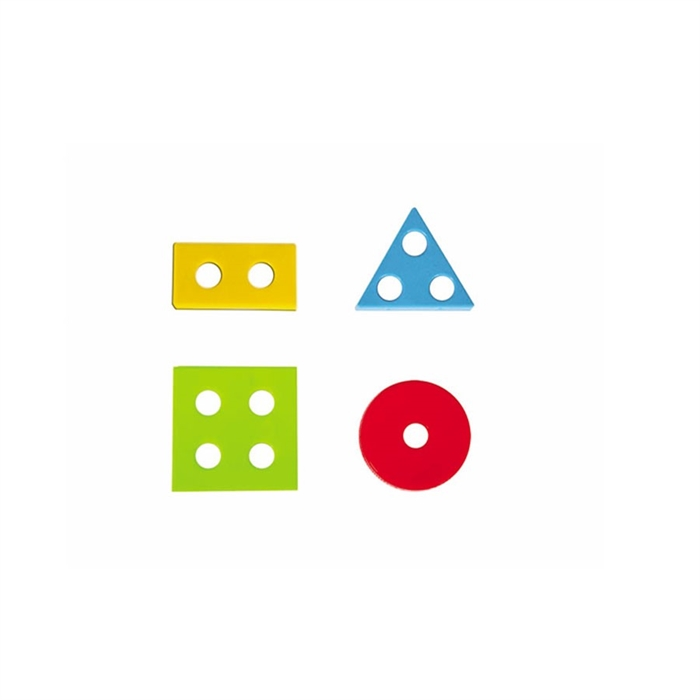
#> input picture resim2.jpg, 700 x 700 px
$ python Opencv_Sekil_Tespit_.py   (older library calls are emulated)
#> lines starting #> are read from the running program, lines starting #| are printed output that depends on the picture; after the words box and inside, x2 and y2 are one past the last pixel; in counts of white or black regions, pixels touching at a corner belong together; long printed decimals are rounded
# -*- coding: utf-8 -*-
"""
Created on Sat Jan 11 00:42:59 2020

@author: Emin
"""

import cv2
import numpy as np

font = cv2.FONT_HERSHEY_COMPLEX


resim     = cv2.imread('resim2.jpg')
#> resim is the input picture: shape (700, 700, 3); mean B, G, R 239.6, 246.7, 249
resimGrey = cv2.cvtColor(resim, cv2.COLOR_BGR2GRAY)
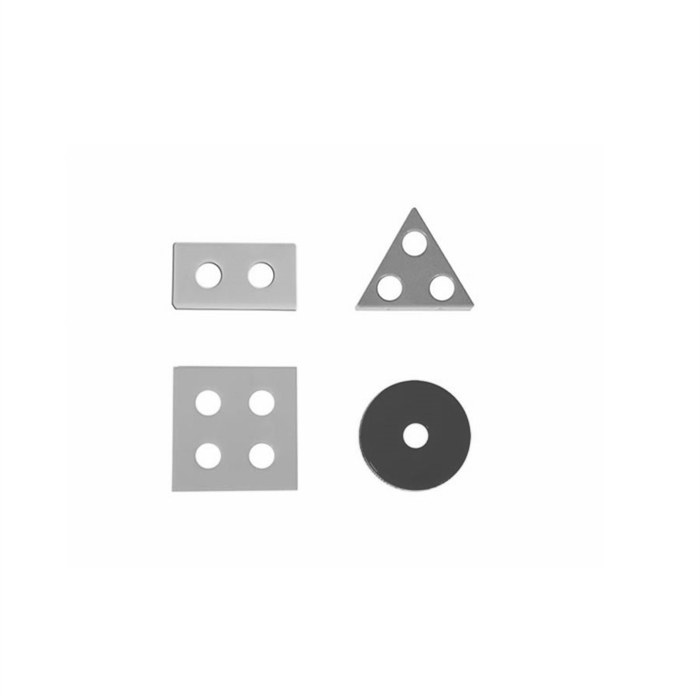
#> resimGrey: shape (700, 700); min 56, max 255, mean 246.6
_, thrash = cv2.threshold(resimGrey, 240, 255, cv2.THRESH_BINARY) # Eşik değer ayarı
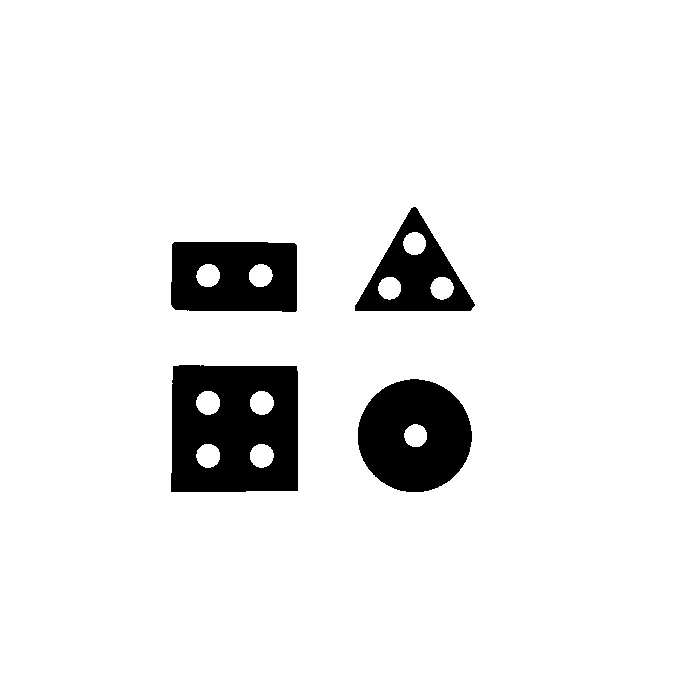
#> thrash: shape (700, 700); 92.5% white; 4 black regions
_, contours, _  = cv2.findContours(thrash, cv2.RETR_TREE, cv2.CHAIN_APPROX_NONE) #Şekillerin sınırları bulundu
#> contours = 15 contours; largest, box (x1, y1, x2, y2) and area: (0, 0, 700, 700) 488601, (170, 364, 299, 493) 16097, (357, 378, 473, 493) 10236, (170, 241, 298, 313) 8794, (354, 206, 476, 312) 6908


#cv2.imshow("resim1", thrash)
cv2.imshow("resim", resim)
for contour in contours:

    approx = cv2.approxPolyDP(contour,0.03* cv2.arcLength(contour, True), True) #Gürültüyü kaldırmak için hatları yaklaştırıyoruz.
    """0.03 değerini deneyerek buluyoruz şekilden şekle değişebilir."""
    cv2.drawContours(resim, [approx], 0, (0, 0, 0), 5) # Ana resim üzerindeki tespit edilen şekiller çizildi
    x = approx.ravel()[0]  # Şekillerin üzerine yazacağımız isimler için koordinat belirliyoruz.
    y = approx.ravel()[1] - 5
    if len(approx) == 3:
        cv2.putText(resim, "Ucken", (x, y), cv2.FONT_HERSHEY_COMPLEX, 0.5, (0, 0, 0))
    elif len(approx) == 4:
        x1 ,y1, w, h = cv2.boundingRect(approx)
        aspectRatio = float(w)/h
        print(aspectRatio)
        if aspectRatio >= 0.95 and aspectRatio <= 1.05:
          cv2.putText(resim, "Kare", (x, y), cv2.FONT_HERSHEY_COMPLEX, 0.5, (0,0,0))
        else:
          cv2.putText(resim, "Dortgen", (x, y), cv2.FONT_HERSHEY_COMPLEX, 0.5, (0, 0, 0))
    elif len(approx) == 5:
        cv2.putText(resim, "Besgen", (x, y), cv2.FONT_HERSHEY_COMPLEX, 0.5, (0, 0, 0))
    elif len(approx) == 10:
        cv2.putText(resim, "Yizldiz", (x, y), cv2.FONT_HERSHEY_COMPLEX, 0.5, (0, 0, 0))
    else:
        cv2.putText(resim, "Cember", (x, y), cv2.FONT_HERSHEY_COMPLEX, 0.5, (0, 0, 0))
#> this loop made 15 passes
#> (approx, x, y, x1, y1, w, h, aspectRatio) on passes 1, 4, 9: ([[0, 0], [0, 699], [699, 699], [699, 0]], 0, -5, 0, 0, 700, 700, 1), ([[173, 365], [297, 366], [297, 491], [170, 491]], 173, 360, 170, 365, 128, 127, 1.01), ([[171, 244], [294, 242], [297, 310], [175, 310]], 171, 239, 171, 242, 127, 69, 1.84)
#> (x, y) on passes 2, 3, 5, 6, 7, 8: (410, 373), (413, 419), (258, 439), (204, 439), (258, 386), (204, 386)
#| 1.0
#| 1.008
#| 1.841
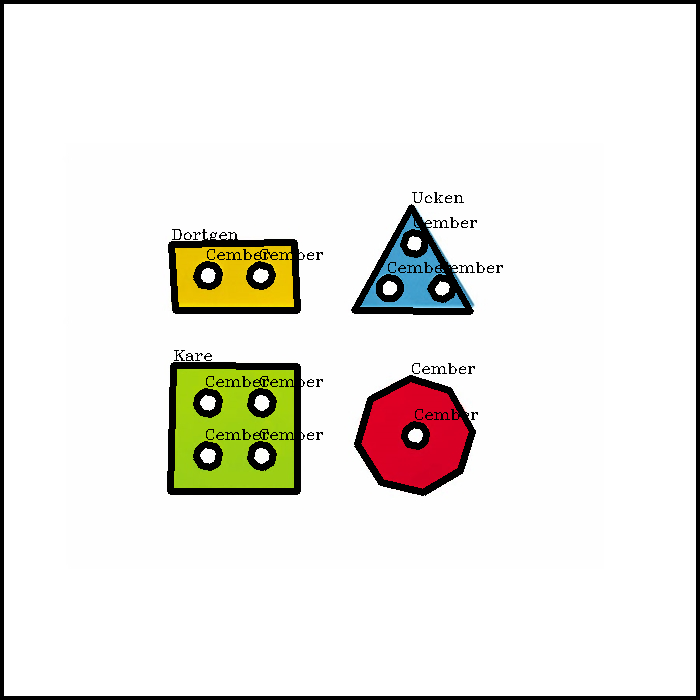
#> resim: shape (700, 700, 3); 5.97% of pixels changed, all inside (x1, y1, x2, y2) = (0, 0, 700, 700)


cv2.imshow("Son Hal", resim) # Ana resmi şekilleri tespit edilmiş şekilde gösteriyoruz.
cv2.waitKey(0)
cv2.destroyAllWindows()

$ run again, with Son_Hal.jpg copied over resim2.jpg
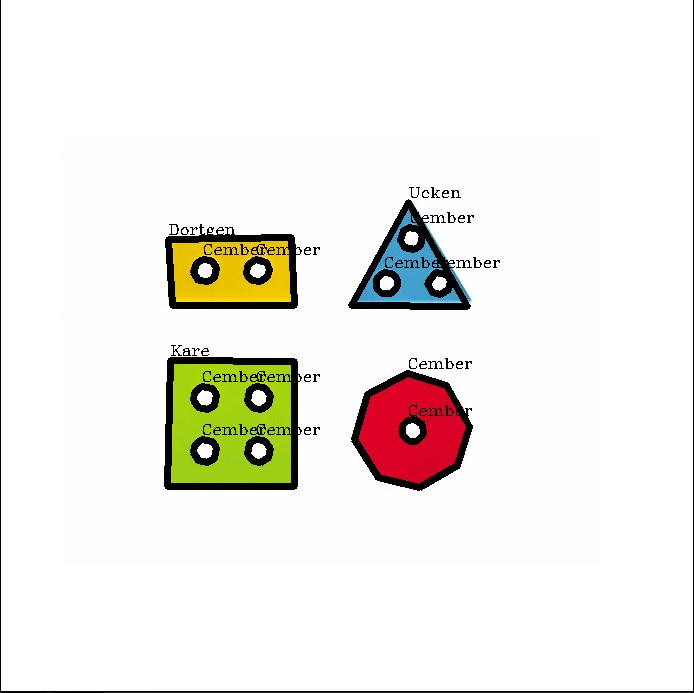
#> input picture Son_Hal.jpg, 694 x 693 px
#> resim is the input picture: shape (693, 694, 3); mean B, G, R 232.2, 237.4, 239.5
#> `_, thrash = cv2.threshold(resimGrey, 240, 255, cv2.THRESH_BINARY)`:
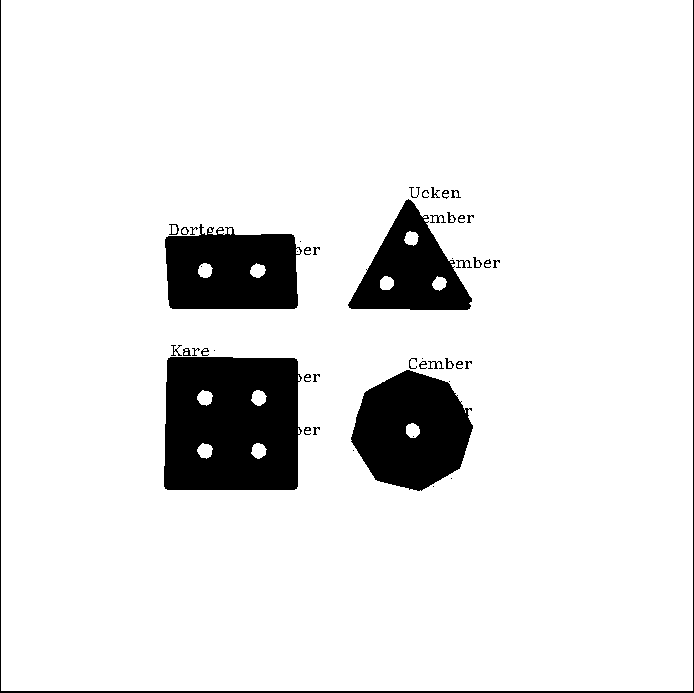
#> thrash: shape (693, 694); 90.1% white; 48 black regions (11 under 20 px)
#> contours = 125 contours, 65 with area under 20; largest, box (x1, y1, x2, y2) and area: (1, 0, 693, 691) 476790, (163, 356, 303, 491) 17837, (350, 369, 474, 492) 10818, (164, 223, 301, 310) 9938, (347, 198, 473, 311) 7724
#> the loop `for contour in contours: ` made 125 passes
#> (approx, x, y, x1, y1, w, h, aspectRatio) on passes 1 to 5: ([[1, 0], [1, 690], [692, 690], [692, 0]], 1, -5, 1, 0, 692, 691, 1), ([[432, 486], [433, 485], [434, 486], [433, 487]], 432, 481, 432, 485, 3, 3, 1), ([[450, 478], [451, 477], [452, 478], [451, 479]], 450, 473, 450, 477, 3, 3, 1), ([[352, 450], [353, 449], [354, 450], [353, 451]], 352, 445, 352, 449, 3, 3, 1), ([[309, 433], [310, 432], [311, 433], [310, 434]], 309, 428, 309, 432, 3, 3, 1)
#> (printed output is left out)
#> after the loop `for contour in contours:`:
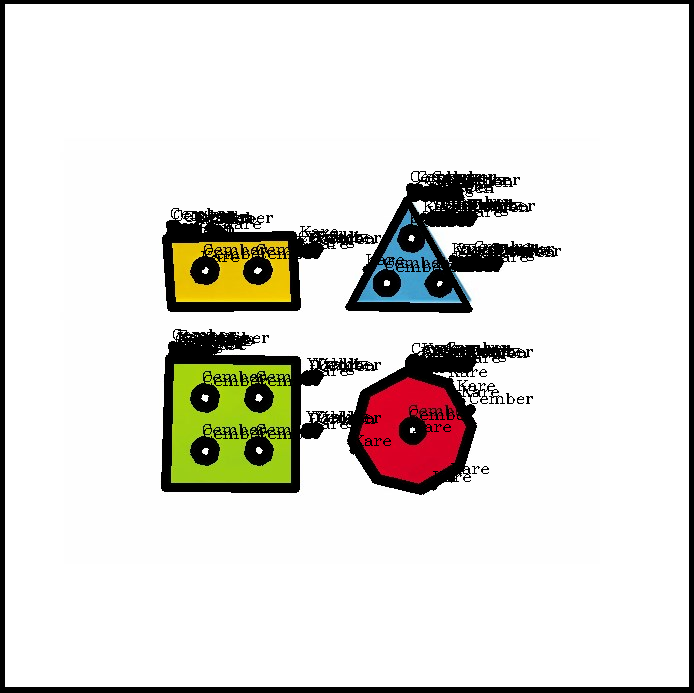
#> resim: shape (693, 694, 3); 8.38% of pixels changed, all inside (x1, y1, x2, y2) = (0, 0, 694, 693)
